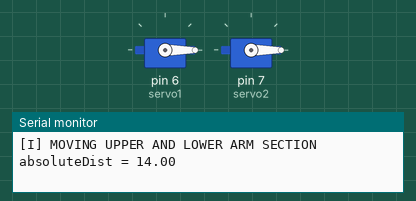
A sketch run on a simulated Arduino Uno, built with avr-gcc and run on an emulated ATmega328P. Parts: 2 × servo, the last lines printed to the serial monitor.

Above: at 0.05 s.
At 10.0 s:
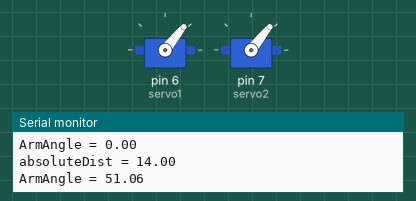
Timing chart, 0 to 13.0 s (numbered marks = the images above):
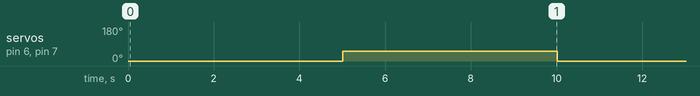

Measured:
- by itself, servo on pin 6 (servo1), servo on pin 7 (servo2): alternates 51° for 5.0 s and 0° for 5.0 s

The sketch:

servo_arms.ino
```cpp
            // Include libraries
#include <Servo.h>                 // Servo position control library
Servo servo1;                           //initialize a servo for the upper arm
Servo servo2;                           //initialize a servo for the lower arm
/////////////////////////////////////////////////////////////////
// VARIABLES USED TO INITIALIZE EACH SECTION
/////////////////////////////////////////////////////////////////
byte testing0          = 1;                   // prbytes all debug statements
byte testing14         = 1;                   // testing for arm, cylindrical. This or 5 and 6, not all 3 together
/////////////////////////////////////////////////////////////////
// VARIABLE SETUP FOR THE CODE
/////////////////////////////////////////////////////////////////
double ArmAngle             = 0;                   // variable, initial angle for servo control
double absoluteAngle;
double absoluteDist;
double maxrot = M_PI/2;        //sets maximum rotation angle
double dtr           = 3.1416 / 180;           //degrees to radians
double rtd           = 180/M_PI;               //radians to degrees


void setup() {                               // put your setup code here, to run once:
  Serial.begin(9600);                        // communicates with serial monitor
  servo1.attach(6);                          // sets pin for servo1
  servo2.attach(7);                          // sets pin for servo2
}

void loop(){                                     // put your main code here, to run repeatedly:

////////////////////////////////////////////////////////////////////////////////////////
//ARM VARIABLES/////////////////////////////////////////////////////////////////////////
byte ArmLength = 9;                       // define upper arm length in inches

////////////////////////////////////////////////////////////////////////
// SERVO TO MOVE UPPER AND LOWER ARM, THIS ROUTINE USES STRAIGHT CYLINDRICAL COORDIANTES
////////////////////////////////////////////////////////////////////////
  if (testing14 == 1){
    ArmAngle = 0;
    servo1.write(ArmAngle);
    servo2.write(ArmAngle);
    Serial.println("[I] MOVING UPPER AND LOWER ARM SECTION");
    absoluteDist = 14;
    if (testing0 == 1){
      Serial.print("absoluteDist = ");
      Serial.println(absoluteDist);
      Serial.print("ArmAngle = ");
      Serial.println(ArmAngle);
      delay(5000);
    }
    ArmAngle = asin((absoluteDist/2)/ArmLength) * rtd;
    servo1.write(ArmAngle);
    servo2.write(ArmAngle);
    if (testing0 == 1){
      Serial.print("absoluteDist = ");
      Serial.println(absoluteDist);
      Serial.print("ArmAngle = ");
      Serial.println(ArmAngle);
      delay(5000);
    }
  }//end testing14


}  //ENDS VOID LOOP
///////////////////////////////////////////////////////////////////////////////////////////////
////////////////////////////////////////////////////////////////////////////////////////////////
///////////////////////////////////////////////////////////////////////////////////////////////
//////////////////////////////////////////////////////////////////////////////////////////////
///////////////////////////////////////////////////////////////////////////////////////////////
```
